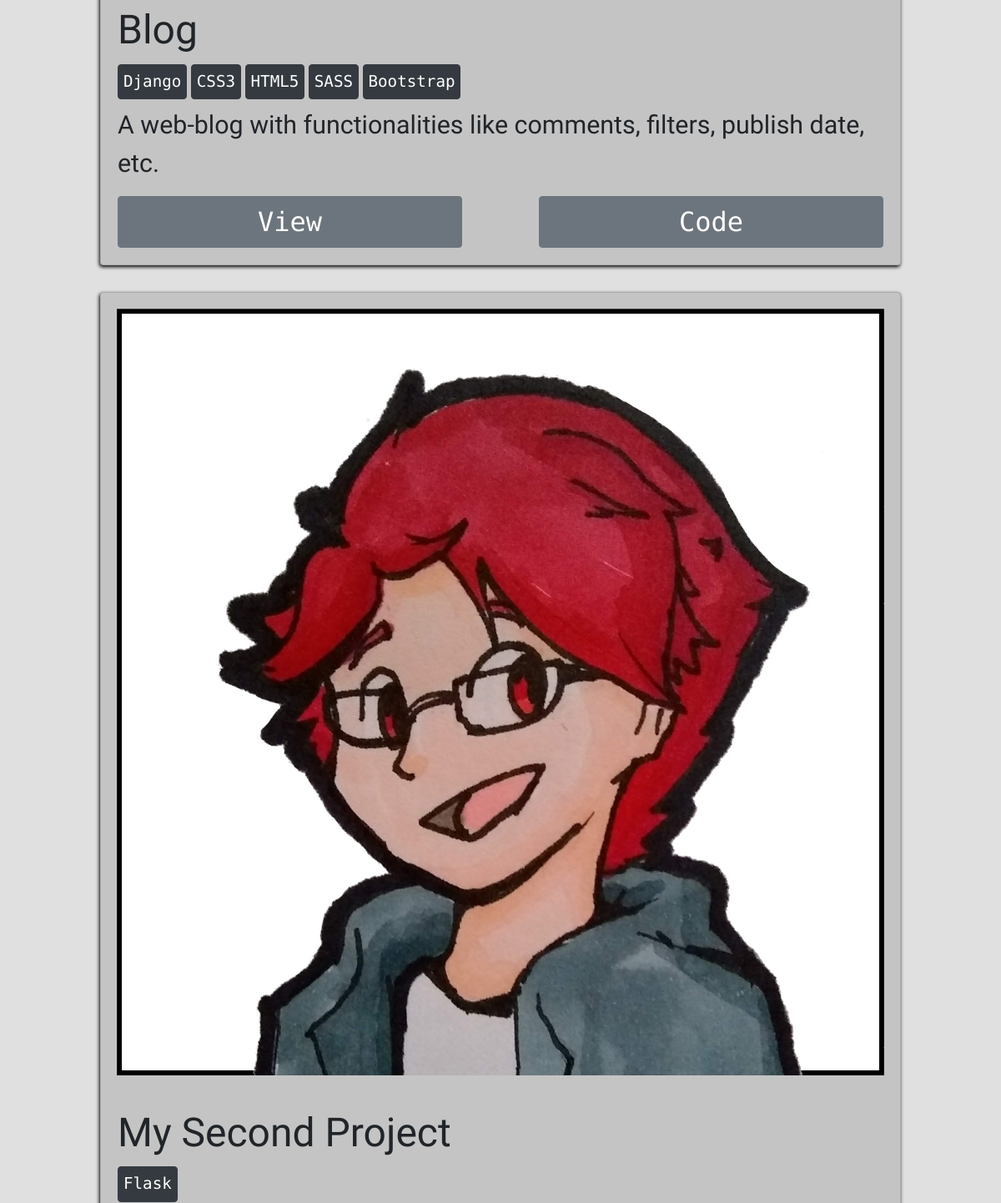
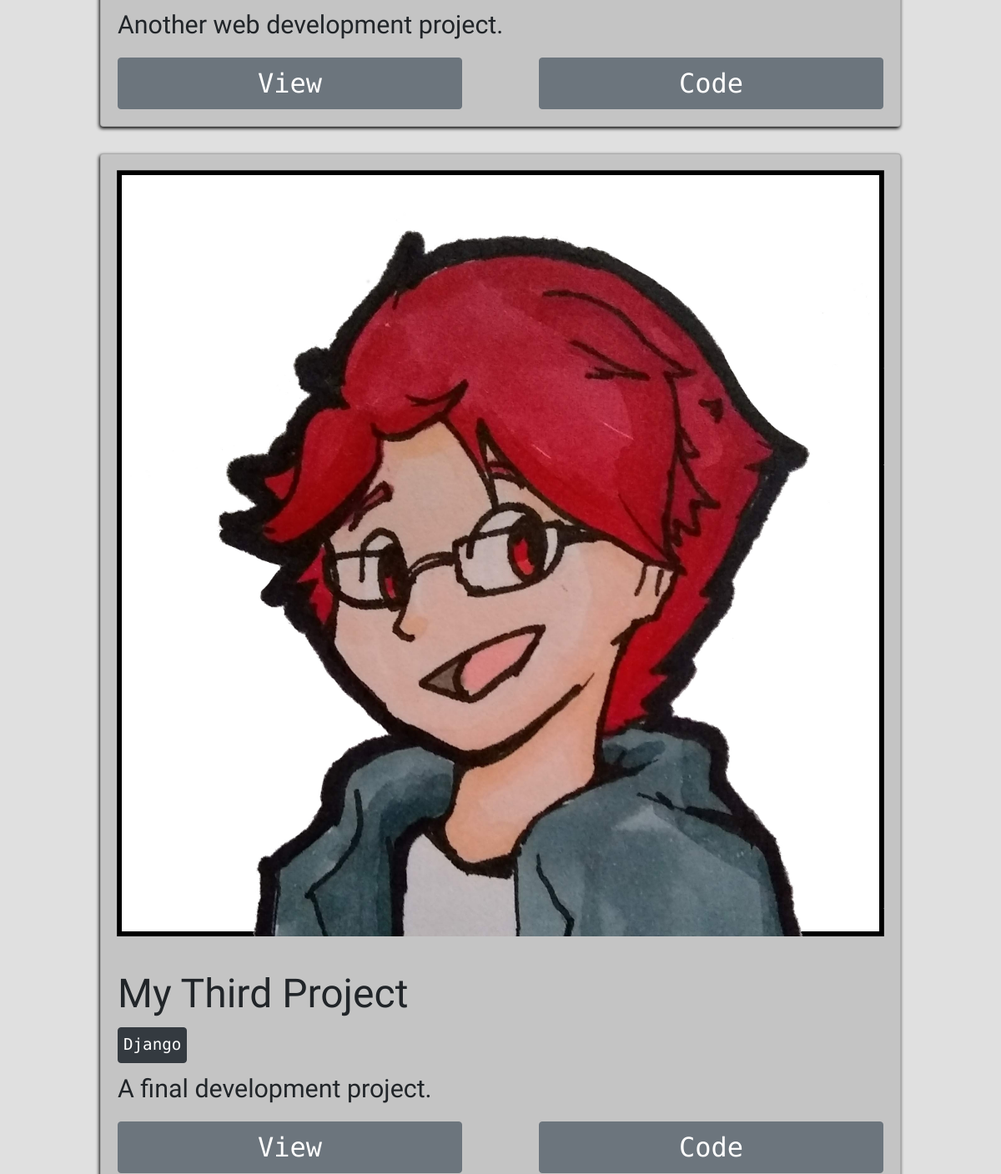
The app's page / (middle part), older data (2 pictures, top to bottom).
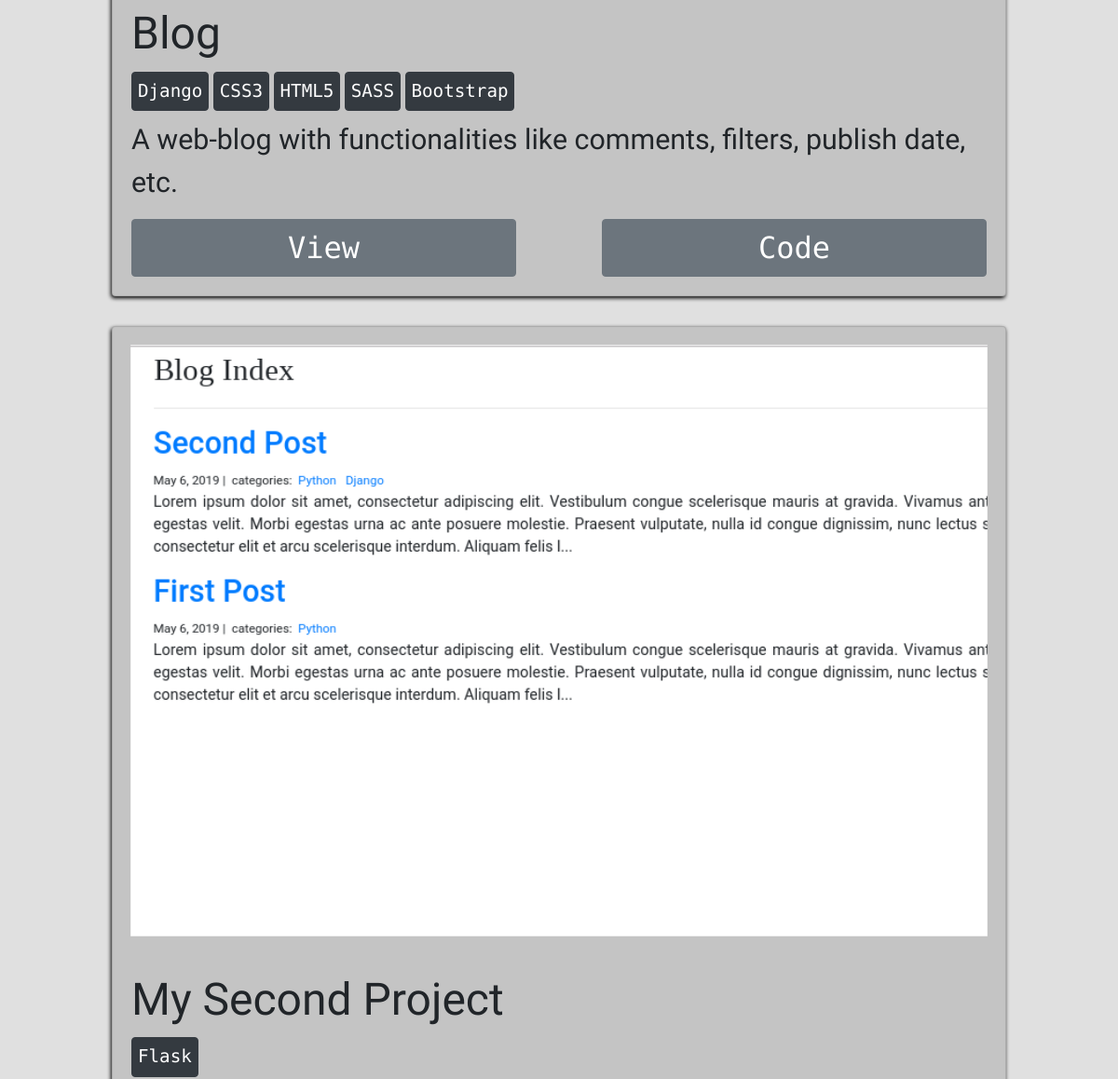
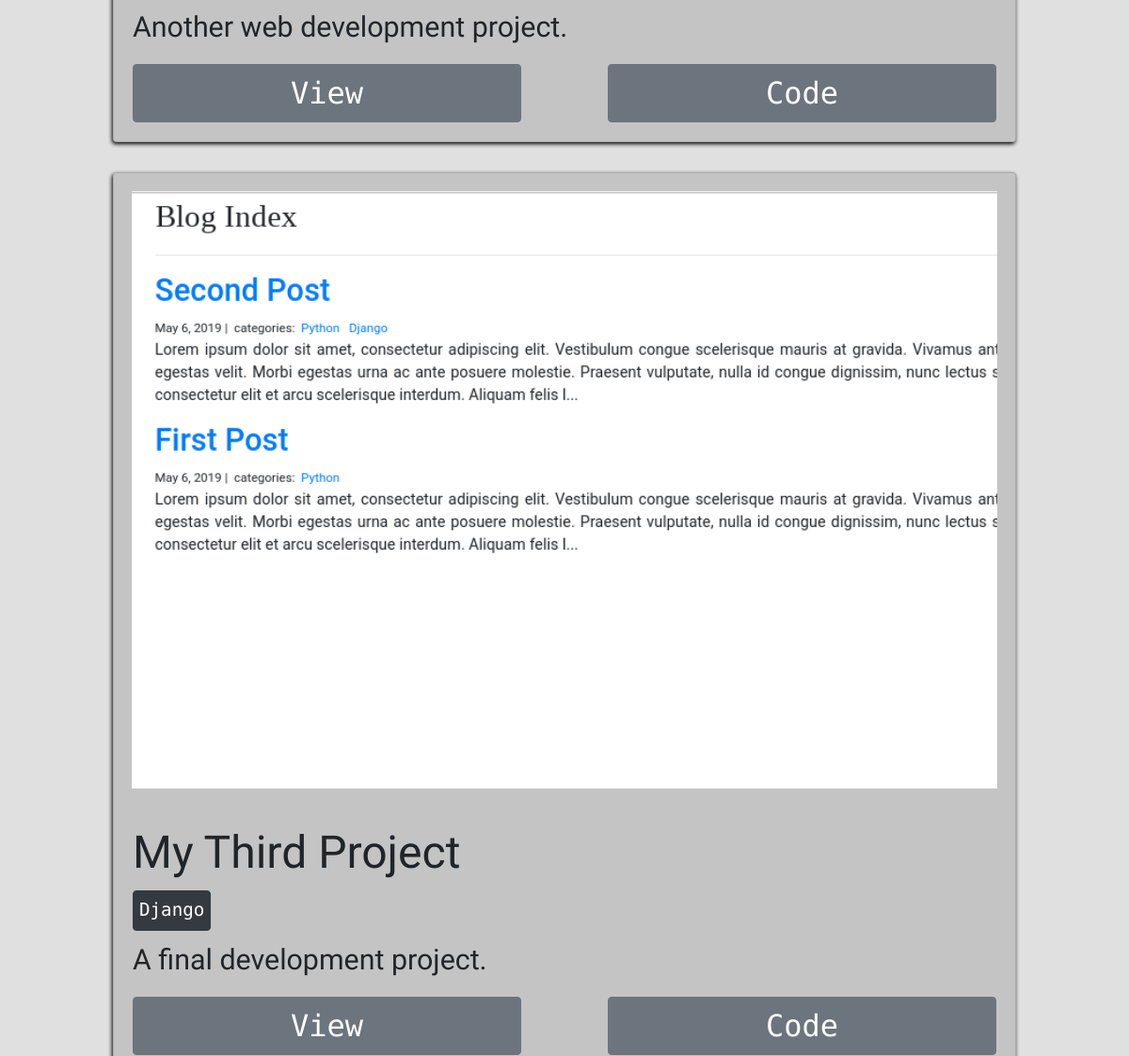
The same page, newer data (2 pictures, top to bottom).
### projects/models.py (models this page shows)
class Project(models.Model):
    title = models.CharField(max_length=100)
    description = models.TextField()
    technology = models.CharField(max_length=200)
    image = models.ImageField(upload_to="project_image",
                              blank=False,
                              default="../static/img/square-ppic.jpg")

### projects/views.py (the view)
# urls.py: path("", views.project_index, name="project_index"),
def project_index(request):
    projects = Project.objects.all()
    context = {
        'projects': projects
    }
    return render(request, 'project_index.html', context)

### projects/templates/project_index.html (shortened to what this page needs)
{% extends 'base.html' %}
{% load static %}
{% block page_content %}
<link rel="stylesheet" href="{% static 'css/styles.css' %} ">
<div id="portfolio" class="clear-fix">
 <div class="main-content">
    <div id="cards">
      {% for project in projects %}
      <div class="card">
          <img src="{{ project.image.url }}" class="card-img-top" alt="...">
          <div class="card-body">
              <h5 class="card-title titles">{{ project.title }}</h5>
              {% for tech in project.technology.split %}
              <h6 class="btn btn-dark tech">{{ tech }}</h6>
              {% endfor %}
              <p class="card-text">{{ project.description }}</p>
              <a href="#" class="btn btn-secondary">View</a>
              <a href="#" class="btn btn-secondary right" style="float:right">Code</a>
          </div>
      </div>
      {% endfor %}
    </div>
 </div>
</div>
{% endblock %}

Row changes from the older to the newer data that the page shows:
changed Project "My Second Project": image: a different picture
changed Project "My Third Project": image: a different picture
